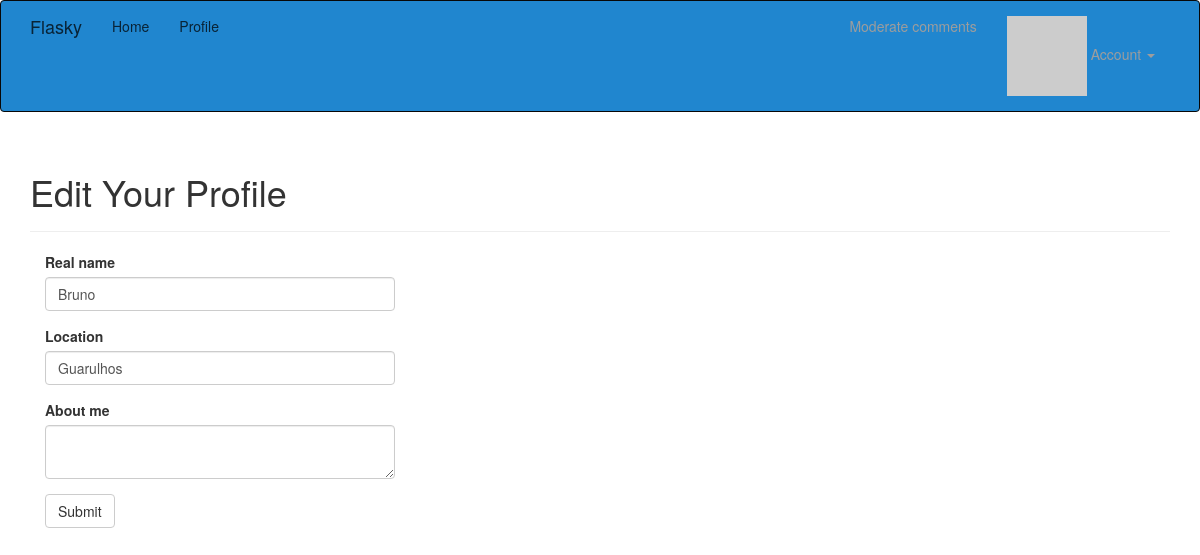
Before: /edit-profile (signed in) with the older database file.
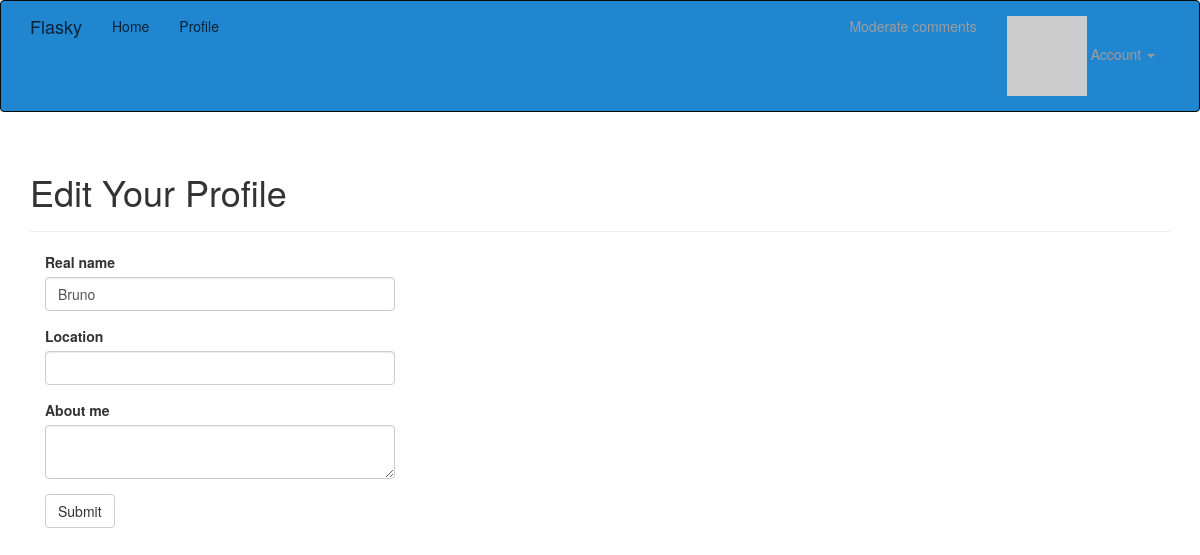
After: the same page with the newer database file.
### app/models.py (models this page shows, shortened)
class User(UserMixin, db.Model):
    __tablename__ = 'users'
    id = db.Column(db.Integer, primary_key=True)
    email = db.Column(db.String(65), unique=True, index=True)
    username = db.Column(db.String(64), unique=True, index=True)
    password_hash = db.Column(db.String(128))
    role_id = db.Column(db.Integer, db.ForeignKey('roles.id'))
    confirmed = db.Column(db.Boolean,  default=False)
    name = db.Column(db.String(64))
    location = db.Column(db.String(64))
    about_me = db.Column(db.Text())
    menber_since = db.Column(db.DateTime(), default=datetime.utcnow)
    last_seen = db.Column(db.DateTime(), default=datetime.utcnow)
    avatar_hash = db.Column(db.String(32))
    posts = db.relationship('Post', backref='author', lazy='dynamic')
    followed = db.relationship('Follow', foreign_keys=[Follow.follower_id],
                                 backref=db.backref('follower', lazy='joined'),
                                 lazy='dynamic', cascade='all,  delete-orphan')
    followers = db.relationship('Follow',foreign_keys=[Follow.followed_id],
                                 backref=db.backref('followed', lazy='joined'),
                                 lazy='dynamic', cascade='all, delete-orphan')
    comments = db.relationship('Comment', backref='author', lazy='dynamic')
    @property
    def password(self):
        raise AttributeError('Password is not a readable attribute')
    def can(self,perm):
        return  self.role is not None and self.role.has_permission(perm)
    def ping(self):
        self.last_seen = datetime.utcnow()
        db.session.add(self)
        db.session.commit()
    def gravatar(self, size=100, default='identicon', ratting='g'):
        if request.is_secure:
            url = 'https://secure.gravatar.com/avatar'
        else:
            url = 'https://secure.gravatar.com/avatar'
            hash = self.avatar_hash or self.gravatar_hash()
            return '{url}/{hash}?s={size}&d={default}&r={ratting}'.format(
                url=url, hash=hash, size=size, default=default, ratting=ratting)

### app/main/views.py (the view, shortened to what this page needs)
@main.route('/edit-profile', methods=['GET', 'POST'])
@login_required
def edit_profile():
    form = EditProfileForm()
    form.name.data = current_user.name
    form.location.data = current_user.location
    form.about_me = current_user.about_me
    return render_template('edit_profile.html', form=form)

### app/main/forms.py
class EditProfileForm(FlaskForm):
    name =  StringField('Real name', validators=[Length(1, 64)])
    location = StringField('Location', validators=[Length(1,64)])
    about_me = TextAreaField('About me')
    submit = SubmitField('Submit')

### app/auth/views.py (called while the page is built)
@auth.before_app_request
def before_request():
    if current_user.is_authenticated:
        current_user.ping()
        if not current_user.confirmed \
                and request.endpoint \
                and request.blueprint != 'auth'\
                and request.endpoint != 'static':
            return  redirect(url_for('auth.unconfirmed'))

### app/main/__init__.py (called while the page is built)
@main.app_context_processor
def inject_permissions():
    return dict(Permission=Permission)

### app/models.py (called while the page is built)
@login_manager.user_loader
def load_user(user_id):
    return User.query.get(int(user_id))

    def has_permission(self, perm):
        return self.permissions & perm  == perm

### app/templates/edit_profile.html (shortened to what this page needs)
{% extends "base.html" %}
{% import "bootstrap/wtf.html" as wtf %}
{% block page_content %}
<div class="page-header">
    <h1>Edit Your Profile</h1>
</div>
<div class="col-md-4">
    {{ wtf.quick_form(form) }}
</div>
{% endblock %}

Changed rows visible on the page:
changed User "Bruno": location "Guarulhos" → (not shown)
